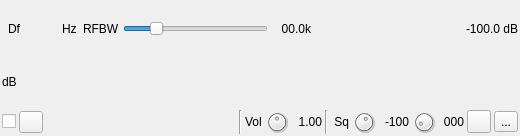
  <widget class="QWidget" name="settingsContainer" native="true">
   <property name="geometry">
    <rect>
     <x>0</x>
     <y>0</y>
     <width>520</width>
     <height>136</height>
    </rect>
   </property>
   <property name="sizePolicy">
    <sizepolicy hsizetype="Preferred" vsizetype="Preferred">
     <horstretch>0</horstretch>
     <verstretch>0</verstretch>
    </sizepolicy>
   </property>
   <property name="minimumSize">
    <size>
     <width>520</width>
     <height>0</height>
    </size>
   </property>
   <property name="windowTitle">
    <string>Settings</string>
   </property>
   <layout class="QVBoxLayout" name="verticalLayout">
    <property name="spacing">
     <number>3</number>
    </property>
    <property name="leftMargin">
     <number>2</number>
    </property>
    <property name="topMargin">
     <number>2</number>
    </property>
    <property name="rightMargin">
     <number>2</number>
    </property>
    <property name="bottomMargin">
     <number>2</number>
    </property>
    <item>
     <layout class="QHBoxLayout" name="deltaFreqPowerLayout">
      <property name="topMargin">
       <number>2</number>
      </property>
      <item>
       <layout class="QHBoxLayout" name="DeltaFrequencyLayout">
        <property name="leftMargin">
         <number>6</number>
        </property>
        <item>
         <widget class="QLabel" name="deltaFrequencyLabel">
          <property name="minimumSize">
           <size>
            <width>16</width>
            <height>0</height>
           </size>
          </property>
          <property name="text">
           <string>Df</string>
          </property>
         </widget>
        </item>
        <item>
         <widget class="ValueDialZ" name="deltaFrequency" native="true">
          <property name="sizePolicy">
           <sizepolicy hsizetype="Maximum" vsizetype="Maximum">
            <horstretch>0</horstretch>
            <verstretch>0</verstretch>
           </sizepolicy>
          </property>
          <property name="minimumSize">
           <size>
            <width>32</width>
            <height>16</height>
           </size>
          </property>
          <property name="font">
           <font>
            <family>Liberation Mono</family>
            <pointsize>12</pointsize>
           </font>
          </property>
          <property name="cursor">
           <cursorShape>PointingHandCursor</cursorShape>
          </property>
          <property name="focusPolicy">
           <enum>Qt::StrongFocus</enum>
          </property>
          <property name="toolTip">
           <string>Demod shift frequency from center in Hz</string>
          </property>
         </widget>
        </item>
        <item>
         <widget class="QLabel" name="deltaUnits">
          <property name="text">
           <string>Hz </string>
          </property>
          <property name="alignment">
           <set>Qt::AlignRight|Qt::AlignTrailing|Qt::AlignVCenter</set>
          </property>
         </widget>
        </item>
       </layout>
      </item>
      <item>
       <widget class="QLabel" name="rfBWLabel">
        <property name="text">
         <string>RFBW</string>
        </property>
       </widget>
      </item>
      <item>
       <widget class="QSlider" name="rfBW">
        <property name="toolTip">
         <string>Bandwidth (kHz) before discriminator</string>
        </property>
        <property name="maximum">
         <number>500</number>
        </property>
        <property name="pageStep">
         <number>1</number>
        </property>
        <property name="sliderPosition">
         <number>100</number>
        </property>
        <property name="orientation">
         <enum>Qt::Horizontal</enum>
        </property>
       </widget>
      </item>
      <item>
       <widget class="QLabel" name="rfBWText">
        <property name="minimumSize">
         <size>
          <width>40</width>
          <height>0</height>
         </size>
        </property>
        <property name="text">
         <string>00.0k</string>
        </property>
        <property name="alignment">
         <set>Qt::AlignRight|Qt::AlignTrailing|Qt::AlignVCenter</set>
        </property>
       </widget>
      </item>
      <item>
       <spacer name="horizontalSpacer">
        <property name="orientation">
         <enum>Qt::Horizontal</enum>
        </property>
        <property name="sizeHint" stdset="0">
         <size>
          <width>40</width>
          <height>20</height>
         </size>
        </property>
       </spacer>
      </item>
      <item>
       <widget class="QLabel" name="channelPower">
        <property name="sizePolicy">
         <sizepolicy hsizetype="Preferred" vsizetype="Preferred">
          <horstretch>0</horstretch>
          <verstretch>0</verstretch>
         </sizepolicy>
        </property>
        <property name="minimumSize">
         <size>
          <width>60</width>
          <height>0</height>
         </size>
        </property>
        <property name="toolTip">
         <string>Channel power (dB)</string>
        </property>
        <property name="layoutDirection">
         <enum>Qt::RightToLeft</enum>
        </property>
        <property name="text">
         <string>-100.0 dB</string>
        </property>
        <property name="alignment">
         <set>Qt::AlignRight|Qt::AlignTrailing|Qt::AlignVCenter</set>
        </property>
       </widget>
      </item>
     </layout>
    </item>
    <item>
     <layout class="QHBoxLayout" name="channelPowerMeterLayout">
      <item>
       <widget class="QLabel" name="channelPowerMeterUnits">
        <property name="toolTip">
         <string>Level meter (dB) top trace: average, bottom trace: instantaneous peak, tip: peak hold</string>
        </property>
        <property name="text">
         <string>dB</string>
        </property>
       </widget>
      </item>
      <item>
       <widget class="LevelMeterSignalDB" name="channelPowerMeter" native="true">
        <property name="sizePolicy">
         <sizepolicy hsizetype="Expanding" vsizetype="Preferred">
          <horstretch>0</horstretch>
          <verstretch>0</verstretch>
         </sizepolicy>
        </property>
        <property name="minimumSize">
         <size>
          <width>0</width>
          <height>24</height>
         </size>
        </property>
        <property name="font">
         <font>
          <family>Liberation Mono</family>
          <pointsize>8</pointsize>
         </font>
        </property>
       </widget>
      </item>
     </layout>
    </item>
    <item>
     <layout class="QHBoxLayout" name="squelchLayout">
      <item>
       <widget class="QCheckBox" name="activateStatusLog">
        <property name="toolTip">
         <string>Activate status text log</string>
        </property>
        <property name="text">
         <string/>
        </property>
       </widget>
      </item>
      <item>
       <widget class="QPushButton" name="viewStatusLog">
        <property name="minimumSize">
         <size>
          <width>24</width>
          <height>0</height>
         </size>
        </property>
        <property name="maximumSize">
         <size>
          <width>24</width>
          <height>16777215</height>
         </size>
        </property>
        <property name="toolTip">
         <string>View status text log</string>
        </property>
        <property name="text">
         <string/>
        </property>
        <property name="icon">
         <iconset resource="../../../sdrgui/resources/res.qrc">
          <normaloff>:/listing.png</normaloff>:/listing.png</iconset>
        </property>
       </widget>
      </item>
      <item>
       <spacer name="horizontalSpacer_2">
        <property name="orientation">
         <enum>Qt::Horizontal</enum>
        </property>
        <property name="sizeHint" stdset="0">
         <size>
          <width>40</width>
          <height>20</height>
         </size>
        </property>
       </spacer>
      </item>
      <item>
       <widget class="Line" name="line">
        <property name="orientation">
         <enum>Qt::Vertical</enum>
        </property>
       </widget>
      </item>
      <item>
       <widget class="QLabel" name="volumeLabel">
        <property name="text">
         <string>Vol</string>
        </property>
       </widget>
      </item>
      <item>
       <widget class="QDial" name="volume">
        <property name="maximumSize">
         <size>
          <width>24</width>
          <height>24</height>
         </size>
        </property>
        <property name="toolTip">
         <string>Sound volume</string>
        </property>
        <property name="maximum">
         <number>200</number>
        </property>
        <property name="pageStep">
         <number>1</number>
        </property>
        <property name="value">
         <number>100</number>
        </property>
       </widget>
      </item>
      <item>
       <widget class="QLabel" name="volumeText">
        <property name="minimumSize">
         <size>
          <width>30</width>
          <height>0</height>
         </size>
        </property>
        <property name="maximumSize">
         <size>
          <width>30</width>
          <height>16777215</height>
         </size>
        </property>
        <property name="toolTip">
         <string>Sound volume</string>
        </property>
        <property name="text">
         <string>1.00</string>
        </property>
        <property name="alignment">
         <set>Qt::AlignRight|Qt::AlignTrailing|Qt::AlignVCenter</set>
        </property>
       </widget>
      </item>
      <item>
       <widget class="Line" name="line_2">
        <property name="orientation">
         <enum>Qt::Vertical</enum>
        </property>
       </widget>
      </item>
      <item>
       <widget class="QLabel" name="squelchLabel">
        <property name="text">
         <string> Sq</string>
        </property>
       </widget>
      </item>
      <item>
       <widget class="QDial" name="squelch">
        <property name="maximumSize">
         <size>
          <width>24</width>
          <height>24</height>
         </size>
        </property>
        <property name="toolTip">
         <string>Squelch threshold (dB)</string>
        </property>
        <property name="minimum">
         <number>-100</number>
        </property>
        <property name="maximum">
         <number>0</number>
        </property>
        <property name="singleStep">
         <number>1</number>
        </property>
        <property name="pageStep">
         <number>1</number>
        </property>
        <property name="value">
         <number>-40</number>
        </property>
       </widget>
      </item>
      <item>
       <widget class="QLabel" name="squelchText">
        <property name="minimumSize">
         <size>
          <width>30</width>
          <height>0</height>
         </size>
        </property>
        <property name="toolTip">
         <string>Squelch threshold (dB)</string>
        </property>
        <property name="text">
         <string>-100</string>
        </property>
        <property name="alignment">
         <set>Qt::AlignRight|Qt::AlignTrailing|Qt::AlignVCenter</set>
        </property>
       </widget>
      </item>
      <item>
       <widget class="QDial" name="squelchGate">
        <property name="maximumSize">
         <size>
          <width>24</width>
          <height>24</height>
         </size>
        </property>
        <property name="toolTip">
         <string>Squelch gate (ms)</string>
        </property>
        <property name="minimum">
         <number>0</number>
        </property>
        <property name="maximum">
         <number>50</number>
        </property>
        <property name="pageStep">
         <number>1</number>
        </property>
        <property name="value">
         <number>5</number>
        </property>
        <property name="sliderPosition">
         <number>5</number>
        </property>
       </widget>
      </item>
      <item>
       <widget class="QLabel" name="squelchGateText">
        <property name="minimumSize">
         <size>
          <width>25</width>
          <height>0</height>
         </size>
        </property>
        <property name="toolTip">
         <string>Squelch gate (ms)</string>
        </property>
        <property name="text">
         <string>000</string>
        </property>
        <property name="alignment">
         <set>Qt::AlignRight|Qt::AlignTrailing|Qt::AlignVCenter</set>
        </property>
       </widget>
      </item>
      <item>
       <widget class="ButtonSwitch" name="highPassFilter">
        <property name="toolTip">
         <string>Toggle audio high pass filter</string>
        </property>
        <property name="text">
         <string/>
        </property>
        <property name="icon">
         <iconset resource="../../../sdrgui/resources/res.qrc">
          <normaloff>:/filter_highpass.png</normaloff>:/filter_highpass.png</iconset>
        </property>
       </widget>
      </item>
      <item>
       <widget class="QToolButton" name="audioMute">
        <property name="toolTip">
         <string>Left: Mute/Unmute audio (all slots) Right: select audio output</string>
        </property>
        <property name="text">
         <string>...</string>
        </property>
        <property name="icon">
         <iconset resource="../../../sdrgui/resources/res.qrc">
          <normaloff>:/sound_on.png</normaloff>
          <normalon>:/sound_off.png</normalon>:/sound_on.png</iconset>
        </property>
        <property name="checkable">
         <bool>true</bool>
        </property>
       </widget>
      </item>
     </layout>
    </item>
   </layout>
  </widget>
